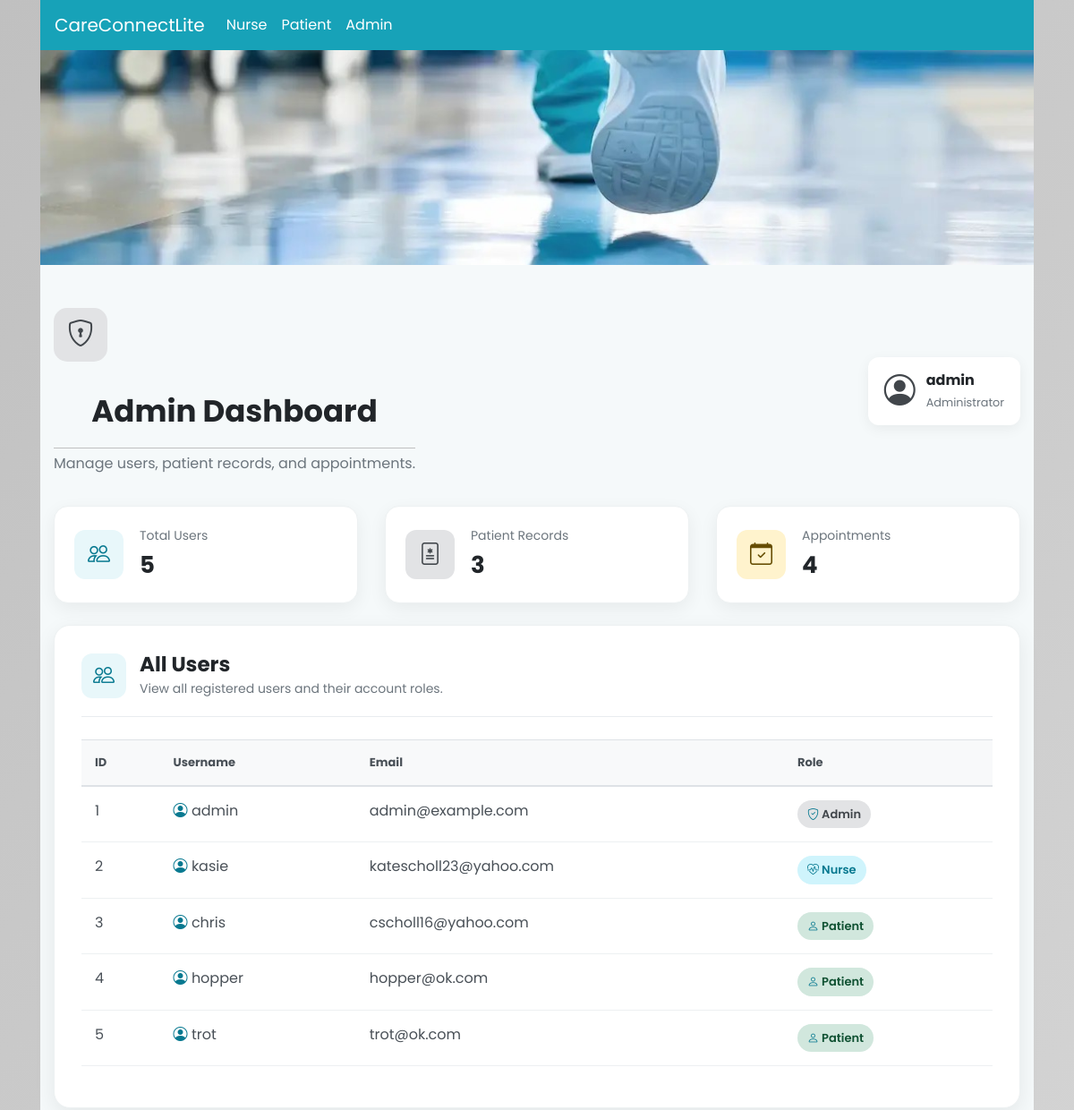
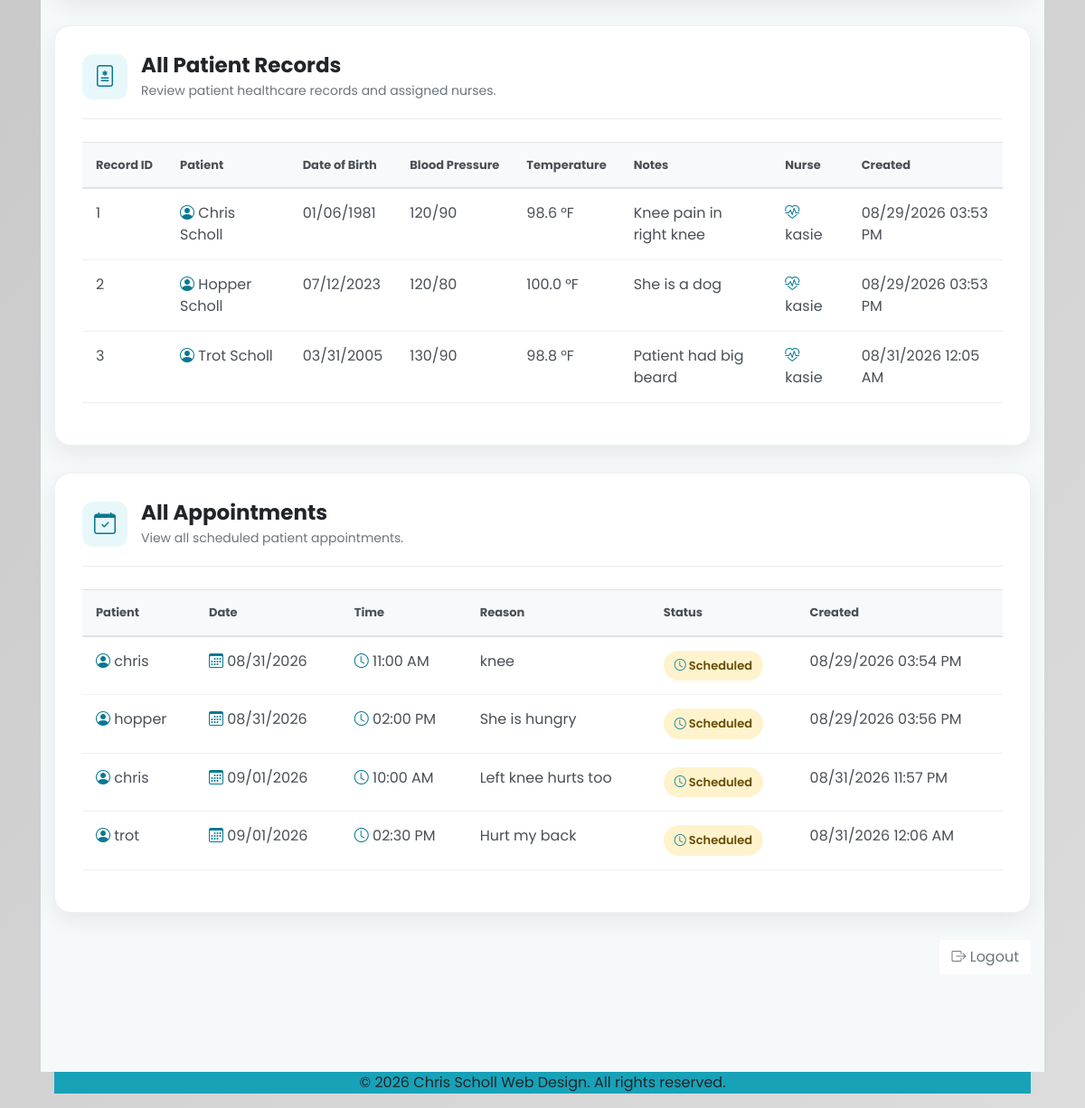
Page /admin (signed in) on the earlier database version (2 pictures, top to bottom).
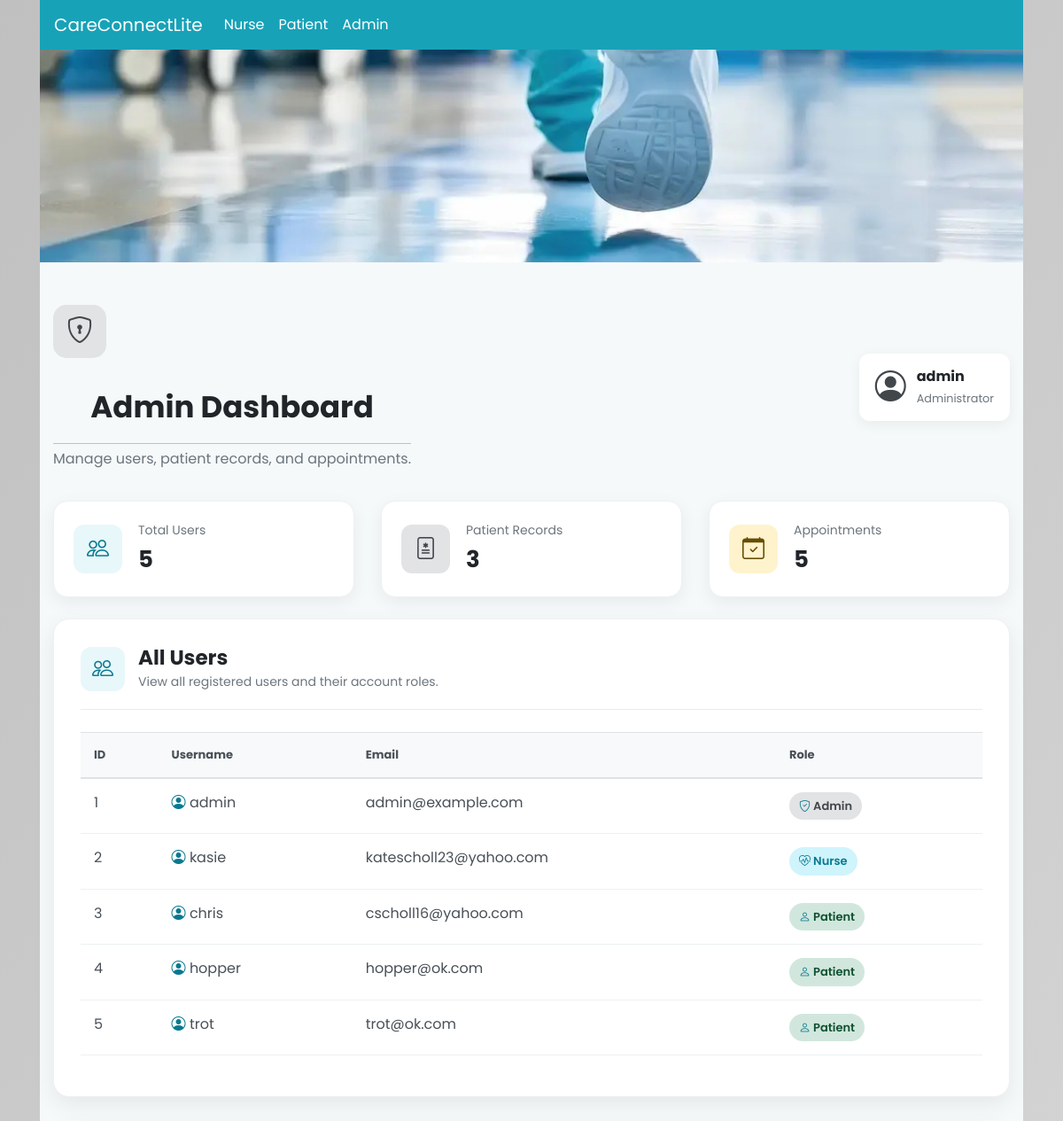
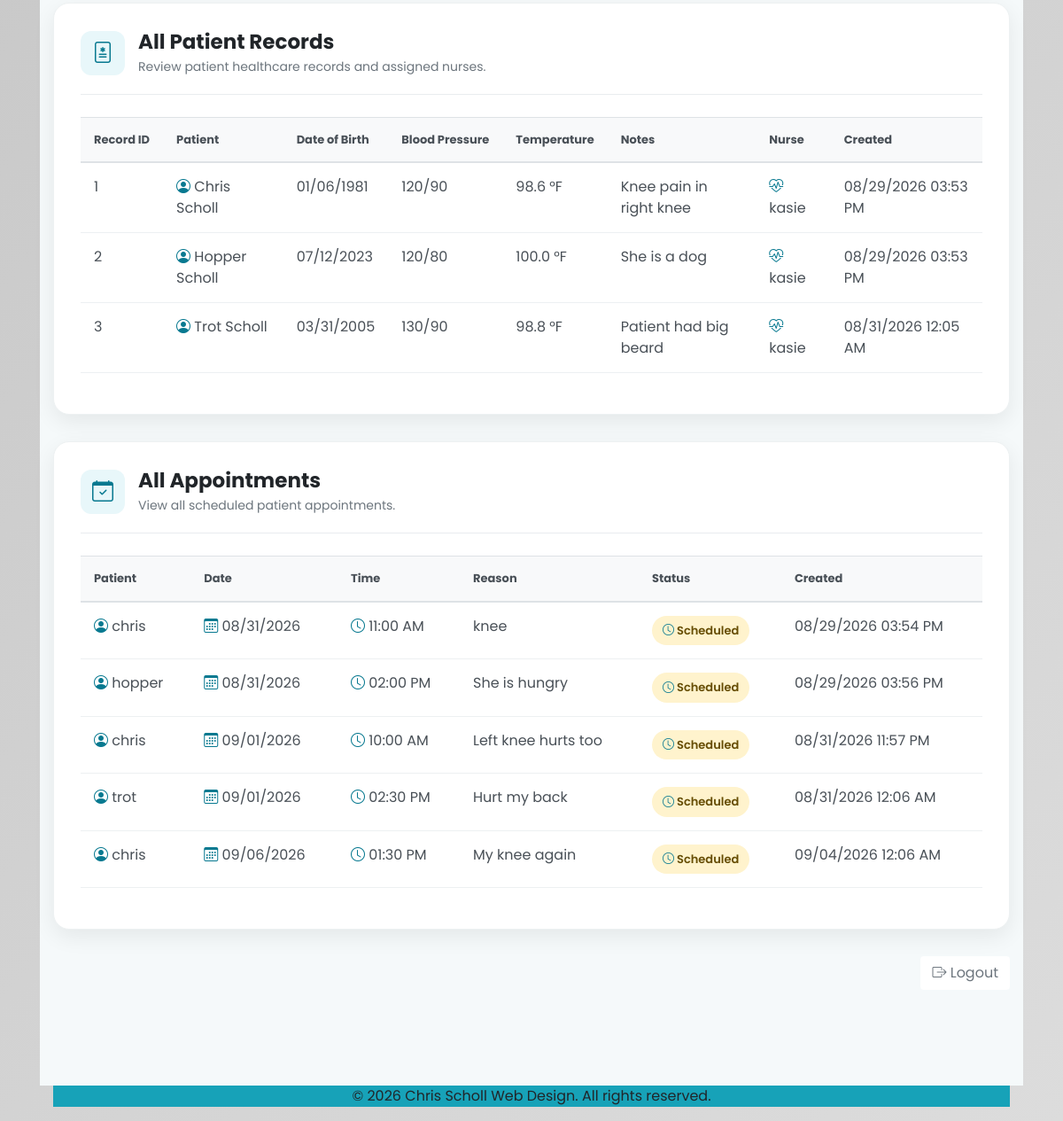
Same page on the later database version (2 pictures, top to bottom).
### models.py (models this page shows, shortened)
class User(db.Model, UserMixin):
    id = db.Column(db.Integer, primary_key=True)
    username = db.Column(
        db.String(100),
        unique=True,
        nullable=False
    )
    email = db.Column(
        db.String(50),
        unique=True,
        nullable=False
    )
    password = db.Column(
        db.String(100),
        nullable=False
    )
    role = db.Column(
        db.String(50),
        nullable=True,
        server_default="patient"
    )
    def is_admin(self):
        return self.role == "admin"
    password_reset_ids = db.relationship(
        "PasswordResetId",
        backref="user",
        cascade="all, delete-orphan"
    )
    patient_record = db.relationship(
        "PatientRecord",
        foreign_keys="PatientRecord.patient_id",
        back_populates="patient",
        uselist=False,
        cascade="all, delete-orphan"
    )
    nurse_records = db.relationship(
        "PatientRecord",
        foreign_keys="PatientRecord.nurse_id",
        back_populates="nurse"
    )
    appointments = db.relationship(
        "Appointment",
        foreign_keys="Appointment.patient_id",
        back_populates="patient",
        cascade="all, delete-orphan"
    )

class PatientRecord(db.Model):
    id = db.Column(
        db.Integer,
        primary_key=True
    )
    patient_id = db.Column(
        db.Integer,
        db.ForeignKey("user.id"),
        nullable=False,
        unique=True
    )
    nurse_id = db.Column(
        db.Integer,
        db.ForeignKey("user.id"),
        nullable=True
    )
    patient_name = db.Column(
        db.String(100),
        nullable=False
    )
    date_of_birth = db.Column(
        db.Date,
        nullable=False
    )
    blood_pressure = db.Column(
        db.String(20),
        nullable=True
    )
    temperature = db.Column(
        db.Float,
        nullable=True
    )
    notes = db.Column(
        db.Text,
        nullable=True
    )
    created_at = db.Column(
        db.DateTime(timezone=True),
        default=lambda: datetime.now(timezone.utc),
        nullable=False
    )
    patient = db.relationship(
        "User",
        foreign_keys=[patient_id],
        back_populates="patient_record"
    )
    nurse = db.relationship(
        "User",
        foreign_keys=[nurse_id],
        back_populates="nurse_records"
    )

class Appointment(db.Model):
    id = db.Column(
        db.Integer,
        primary_key=True
    )
    patient_id = db.Column(
        db.Integer,
        db.ForeignKey("user.id"),
        nullable=False
    )
    appointment_date = db.Column(
        db.Date,
        nullable=False
    )
    appointment_time = db.Column(
        db.Time,
        nullable=False
    )
    reason = db.Column(
        db.String(255),
        nullable=False
    )
    status = db.Column(
        db.String(50),
        nullable=False,
        default="Scheduled"
    )
    created_at = db.Column(
        db.DateTime(timezone=True),
        default=lambda: datetime.now(timezone.utc),
        nullable=False
    )
    patient = db.relationship(
        "User",
        foreign_keys=[patient_id],
        back_populates="appointments"
    )

### app.py (the view)
@app.route("/admin")
@admin_required
def admin():
    users = db.session.scalars(
        select(User)
    ).all()
    patient_records = db.session.scalars(
        select(PatientRecord)
    ).all()
    appointments = db.session.scalars(
        select(Appointment)
        .order_by(
            Appointment.appointment_date,
            Appointment.appointment_time
        )
    ).all()
    return render_template(
        "admin.html",
        users=users,
        patient_records=patient_records,
        appointments=appointments
    )

### templates/admin.html (shortened to what this page needs)
{% extends 'base.html' %}
{% block content %}
<div class="admin-page">
    <div class="container py-5">
        <div class="admin-header">
            <div>
                <div class="admin-header-icon">
                    <i class="bi bi-shield-lock"></i>
                </div>
                <h1>Admin Dashboard</h1>
                <p class="admin-subtitle">
                    Manage users, patient records, and appointments.
                </p>
            </div>
            <div class="admin-user-info">
                <i class="bi bi-person-circle"></i>
                <div>
                    <strong>{{ current_user.username }}</strong>
                    <small>Administrator</small>
                </div>
            </div>
        </div>
        <div class="row g-4 mb-4">
            <div class="col-md-4">
                <div class="admin-stat-card">
                    <div class="stat-icon users-icon">
                        <i class="bi bi-people"></i>
                    </div>
                    <div>
                        <span>Total Users</span>
                        <strong>{{ users|length }}</strong>
                    </div>
                </div>
            </div>
            <div class="col-md-4">
                <div class="admin-stat-card">
                    <div class="stat-icon records-icon">
                        <i class="bi bi-file-medical"></i>
                    </div>
                    <div>
                        <span>Patient Records</span>
                        <strong>{{ patient_records|length }}</strong>
                    </div>
                </div>
            </div>
            <div class="col-md-4">
                <div class="admin-stat-card">
                    <div class="stat-icon appointments-icon">
                        <i class="bi bi-calendar-check"></i>
                    </div>
                    <div>
                        <span>Appointments</span>
                        <strong>{{ appointments|length }}</strong>
                    </div>
                </div>
            </div>
        </div>
        <div class="admin-dashboard-card">
            <div class="admin-card-header">
                <div class="admin-section-icon">
                    <i class="bi bi-people"></i>
                </div>
                <div>
                    <h3>All Users</h3>
                    <p>
                        View all registered users and their account roles.
                    </p>
                </div>
            </div>
            <div class="table-responsive">
                <table class="table admin-table">
                    <thead>
                        <tr>
                            <th>ID</th>
                            <th>Username</th>
                            <th>Email</th>
                            <th>Role</th>
                        </tr>
                    </thead>
                    <tbody>
                        {% for user in users %}
                        <tr>
                            <td>
                                {{ user.id }}
                            </td>
                            <td>
                                <i class="bi bi-person-circle me-2"></i>
                                {{ user.username }}
                            </td>
                            <td>
                                {{ user.email }}
                            </td>
                            <td>
                                {% if user.role == 'admin' %}
                                    <span class="admin-role admin-role-admin">
                                        <i class="bi bi-shield-check me-1"></i>
                                        Admin
                                    </span>
                                {% elif user.role == 'nurse' %}
                                    <span class="admin-role admin-role-nurse">
                                        <i class="bi bi-heart-pulse me-1"></i>
                                        Nurse
                                    </span>
                                {% else %}
                                    <span class="admin-role admin-role-patient">
                                        <i class="bi bi-person me-1"></i>
                                        Patient
                                    </span>
                                {% endif %}
                            </td>
                        </tr>
                        {% endfor %}
                    </tbody>
                </table>
            </div>
        </div>
        <div class="admin-dashboard-card">
            <div class="admin-card-header">
                <div class="admin-section-icon">
                    <i class="bi bi-file-medical"></i>
                </div>
                <div>
                    <h3>All Patient Records</h3>
                    <p>
                        Review patient healthcare records and assigned nurses.
                    </p>
                </div>
            </div>
            <div class="table-responsive">
                <table class="table admin-table">
                    <thead>
                        <tr>
                            <th>Record ID</th>
                            <th>Patient</th>
                            <th>Date of Birth</th>
                            <th>Blood Pressure</th>
                            <th>Temperature</th>
                            <th>Notes</th>
                            <th>Nurse</th>
                            <th>Created</th>
                        </tr>
                    </thead>
                    <tbody>
                        {% for record in patient_records %}
                        <tr>
                            <td>
                                {{ record.id }}
                            </td>
                            <td>
                                <i class="bi bi-person-circle me-2"></i>
                                {{ record.patient_name }}
                            </td>
                            <td>
                                {{ record.date_of_birth.strftime('%m/%d/%Y') }}
                            </td>
                            <td>
                                {{ record.blood_pressure or "Not recorded" }}
                            </td>
                            <td>
                                {% if record.temperature %}
                                    {{ record.temperature }} °F
                                {% else %}
                                    Not recorded
                                {% endif %}
                            </td>
                            <td>
                                {{ record.notes or "No notes" }}
                            </td>
                            <td>
                                {% if record.nurse %}
                                    <i class="bi bi-heart-pulse me-1"></i>
                                    {{ record.nurse.username }}
                                {% else %}
                                    <span class="text-muted">
                                        Not assigned
                                    </span>
                                {% endif %}
                            </td>
                            <td>
                                {{ record.created_at.strftime('%m/%d/%Y %I:%M %p') }}
                            </td>
                        </tr>
                        {% endfor %}
                    </tbody>
                </table>
            </div>
        </div>
        <div class="admin-dashboard-card">
            <div class="admin-card-header">
                <div class="admin-section-icon">
                    <i class="bi bi-calendar-check"></i>
                </div>
                <div>
                    <h3>All Appointments</h3>
                    <p>
                        View all scheduled patient appointments.
                    </p>
                </div>
            </div>
            {% if appointments %}
                <div class="table-responsive">
                    <table class="table admin-table">
                        <thead>
                            <tr>
                                <th>Patient</th>
                                <th>Date</th>
                                <th>Time</th>
                                <th>Reason</th>
                                <th>Status</th>
                                <th>Created</th>
                            </tr>
                        </thead>
                        <tbody>
                            {% for appointment in appointments %}
                            <tr>
                                <td>
                                    <i class="bi bi-person-circle me-2"></i>
                                    {{ appointment.patient.username }}
                                </td>
                                <td>
                                    <i class="bi bi-calendar3 me-1"></i>
                                    {{ appointment.appointment_date.strftime('%m/%d/%Y') }}
                                </td>
                                <td>
                                    <i class="bi bi-clock me-1"></i>
                                    {{ appointment.appointment_time.strftime('%I:%M %p') }}
                                </td>
                                <td>
                                    {{ appointment.reason }}
                                </td>
                                <td>
                                    {% if appointment.status == 'confirmed' %}
                                        <span class="admin-status status-confirmed">
                                            <i class="bi bi-check-circle me-1"></i>
                                            Confirmed
                                        </span>
                                    {% elif appointment.status == 'cancelled' %}
                                        <span class="admin-status status-cancelled">
                                            Cancelled
                                        </span>
                                    {% else %}
                                        <span class="admin-status status-pending">
                                            <i class="bi bi-clock me-1"></i>
                                            {{ appointment.status }}
                                        </span>
                                    {% endif %}
                                </td>
                                <td>
                                    {{ appointment.created_at.strftime('%m/%d/%Y %I:%M %p') }}
                                </td>
                            </tr>
                            {% endfor %}
                        </tbody>
                    </table>
                </div>
            {% endif %}
        </div>
        <div class="admin-footer">
            <a
                href="{{ url_for('logout') }}"
                class="btn admin-logout-btn"
            >
                <i class="bi bi-box-arrow-right me-2"></i>
                Logout
            </a>
        </div>
    </div>
</div>
{% endblock content %}

Differences in the rows shown:
added Appointment: patient.username "chris", appointment_date "09/06/2026", appointment_time "01:30 PM", reason "My knee again", status "Scheduled", created_at "09/04/2026 12:06 AM"
Other differences:
{{ appointments|length }}: "4" → "5"
